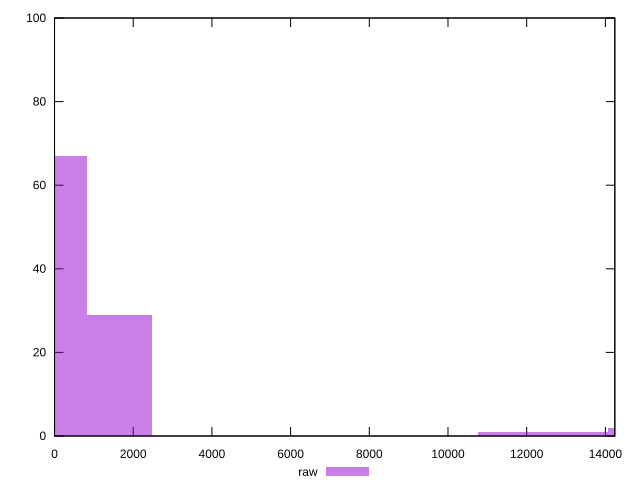

Generate this figure with gnuplot:
reset

$raw <<EOF
0 67
1656.0173130306175 29
14904.155817275558 2
13248.13850424494 1
11592.121191214323 1
EOF

set key outside below
set boxwidth 1656.0173130306175
set xrange [0:14240]
set yrange [0:100]
set trange [0:100]
set style fill transparent solid 0.5 noborder
set terminal svg size 640, 490 enhanced background rgb 'white'
set output "reprap/uses-rel-preload/samples/pages+cached+noexternal+nomedia+nocss+nojs/raw/histogram.svg"

plot $raw title "raw" with boxes

reset
